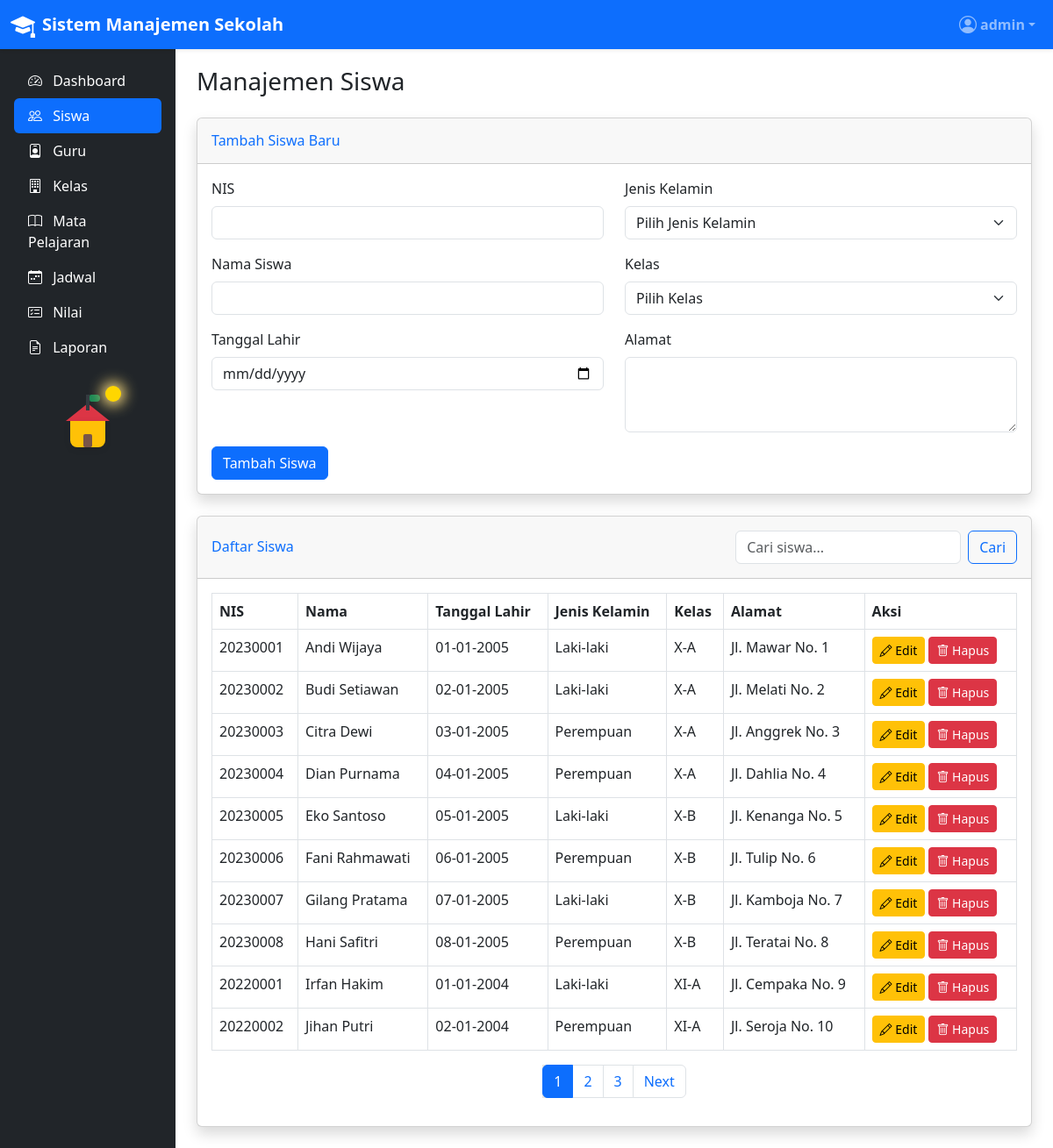
Page /admin/siswa.php (signed in) on the earlier database version.
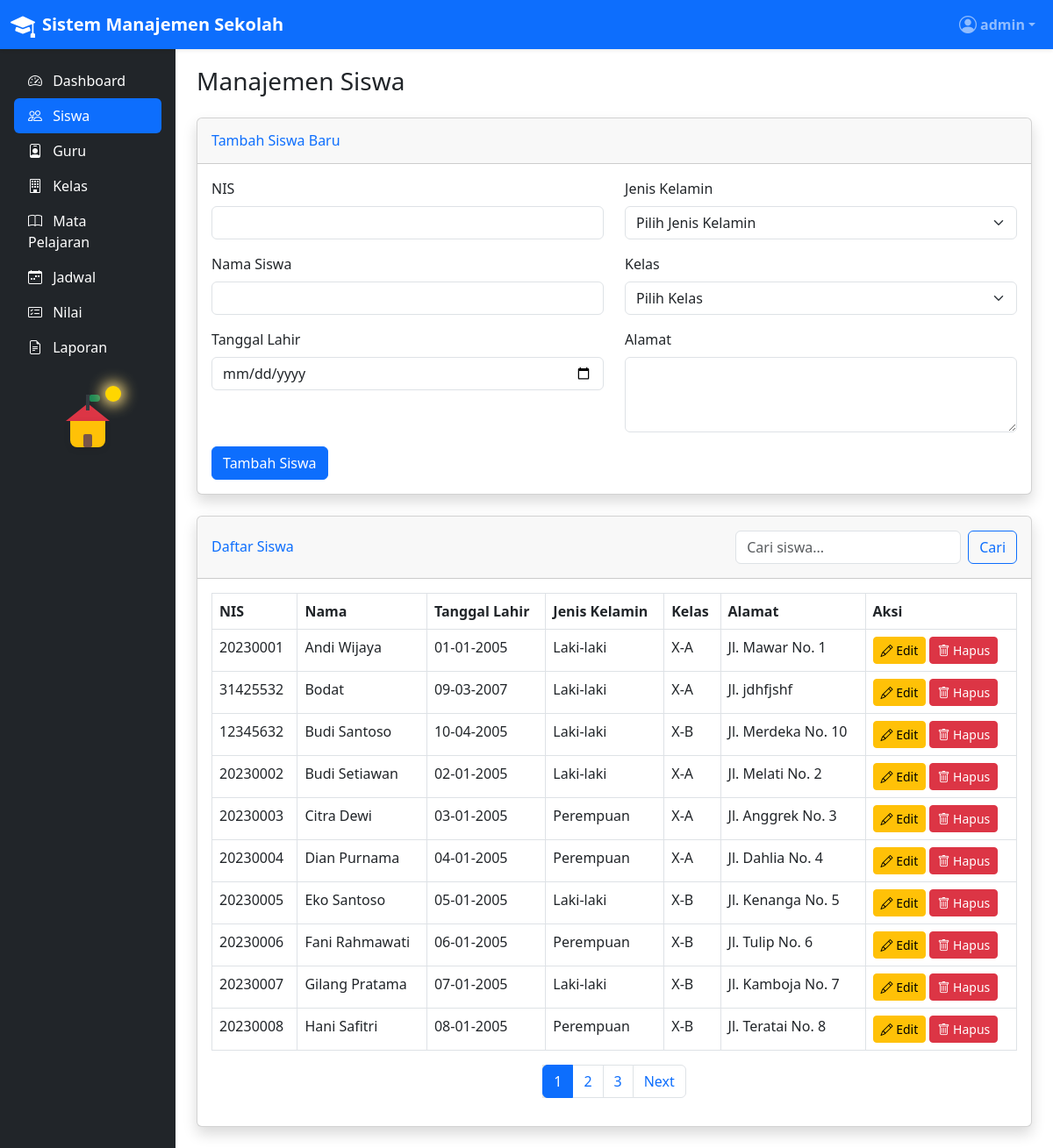
Same page on the later database version.
### tables this page shows
CREATE TABLE `siswa` (
  `id_siswa` int NOT NULL,
  `nis` varchar(20) NOT NULL,
  `nama_siswa` varchar(100) NOT NULL,
  `tanggal_lahir` date NOT NULL,
  `jenis_kelamin` enum('L','P') NOT NULL,
  `alamat` text NOT NULL,
  `id_kelas` int DEFAULT NULL
);

CREATE TABLE `kelas` (
  `id_kelas` int NOT NULL,
  `nama_kelas` varchar(20) NOT NULL,
  `tahun_ajaran` varchar(9) NOT NULL
);

### config/init.php (called while the page is built, shortened)
<?php
function getCurrentPage() {
    return basename($_SERVER['PHP_SELF']);
}
?>

### admin/siswa.php (the view, shortened to what this page needs)
<?php
require_once '../config/init.php';
$siswa = [];
try {
    $stmt = $conn->query("SELECT id_kelas, nama_kelas FROM kelas ORDER BY nama_kelas");
} catch(PDOException $e) {
    $error = "Error: " . $e->getMessage();
}
$page = isset($_GET['page']) ? (int)$_GET['page'] : 1;
$limit = 10;
$offset = ($page - 1) * $limit;
$search = isset($_GET['search']) ? sanitize($_GET['search']) : '';
try {
    if (!empty($search)) {
        $stmt = $conn->prepare("
            SELECT COUNT(*) FROM siswa s
            LEFT JOIN kelas k ON s.id_kelas = k.id_kelas
            WHERE s.nis LIKE ? OR s.nama_siswa LIKE ? OR k.nama_kelas LIKE ?
        ");
        $stmt->execute(["%$search%", "%$search%", "%$search%"]);
    } else {
        $stmt = $conn->query("SELECT COUNT(*) FROM siswa");
    }
    $totalRecords = $stmt->fetchColumn();
    $totalPages = ceil($totalRecords / $limit);
    if (!empty($search)) {
        $stmt = $conn->prepare("
            SELECT s.*, k.nama_kelas
            FROM siswa s
            LEFT JOIN kelas k ON s.id_kelas = k.id_kelas
            WHERE s.nis LIKE ? OR s.nama_siswa LIKE ? OR k.nama_kelas LIKE ?
            ORDER BY s.nama_siswa
            LIMIT ? OFFSET ?
        ");
        $stmt->bindValue(1, "%$search%", PDO::PARAM_STR);
        $stmt->bindValue(2, "%$search%", PDO::PARAM_STR);
        $stmt->bindValue(3, "%$search%", PDO::PARAM_STR);
        $stmt->bindValue(4, $limit, PDO::PARAM_INT);
        $stmt->bindValue(5, $offset, PDO::PARAM_INT);
        $stmt->execute();
    } else {
        $stmt = $conn->prepare("
            SELECT s.*, k.nama_kelas
            FROM siswa s
            LEFT JOIN kelas k ON s.id_kelas = k.id_kelas
            ORDER BY s.nama_siswa
            LIMIT ? OFFSET ?
        ");
        $stmt->bindValue(1, $limit, PDO::PARAM_INT);
        $stmt->bindValue(2, $offset, PDO::PARAM_INT);
        $stmt->execute();
    }
    $students = $stmt->fetchAll();
} catch(PDOException $e) {
    $error = "Error: " . $e->getMessage();
}
include_once '../includes/header.php';
?>
<div class="container-fluid">
    <h1 class="h3 mb-4">Manajemen Siswa</h1>
    <div class="card shadow mb-4">
        <div class="card-header py-3 d-flex justify-content-between align-items-center">
            <h6 class="m-0 font-weight-bold text-primary">
                <?php echo !empty($siswa) ? 'Edit Siswa' : 'Tambah Siswa Baru'; ?>
            </h6>
        </div>
        <div class="card-body">
            <form method="POST" action="">
                <div class="row">
                    <div class="col-md-6">
                        <div class="mb-3">
                            <label for="nis" class="form-label">NIS</label>
                            <input type="text" class="form-control" id="nis" name="nis" value="<?php echo !empty($siswa) ? $siswa['nis'] : ''; ?>" required>
                        </div>
                        <div class="mb-3">
                            <label for="nama_siswa" class="form-label">Nama Siswa</label>
                            <input type="text" class="form-control" id="nama_siswa" name="nama_siswa" value="<?php echo !empty($siswa) ? $siswa['nama_siswa'] : ''; ?>" required>
                        </div>
                        <div class="mb-3">
                            <label for="tanggal_lahir" class="form-label">Tanggal Lahir</label>
                            <input type="date" class="form-control" id="tanggal_lahir" name="tanggal_lahir" value="<?php echo !empty($siswa) ? $siswa['tanggal_lahir'] : ''; ?>" required>
                        </div>
                    </div>
                    <div class="col-md-6">
                        <div class="mb-3">
                            <label for="jenis_kelamin" class="form-label">Jenis Kelamin</label>
                            <select class="form-select" id="jenis_kelamin" name="jenis_kelamin" required>
                                <option value="">Pilih Jenis Kelamin</option>
                            </select>
                        </div>
                        <div class="mb-3">
                            <label for="id_kelas" class="form-label">Kelas</label>
                            <select class="form-select" id="id_kelas" name="id_kelas" required>
                                <option value="">Pilih Kelas</option>
                            </select>
                        </div>
                        <div class="mb-3">
                            <label for="alamat" class="form-label">Alamat</label>
                            <textarea class="form-control" id="alamat" name="alamat" rows="3" required><?php echo !empty($siswa) ? $siswa['alamat'] : ''; ?></textarea>
                        </div>
                    </div>
                </div>
                <div class="d-flex justify-content-between">
                    <button type="submit" class="btn btn-primary">
                        <?php echo !empty($siswa) ? 'Update Siswa' : 'Tambah Siswa'; ?>
                    </button>
                </div>
            </form>
        </div>
    </div>
    <div class="card shadow mb-4">
        <div class="card-header py-3 d-flex justify-content-between align-items-center">
            <h6 class="m-0 font-weight-bold text-primary">Daftar Siswa</h6>
            <form class="d-flex" method="GET" action="">
                <input class="form-control me-2" type="search" placeholder="Cari siswa..." name="search" value="<?php echo $search; ?>">
                <button class="btn btn-outline-primary" type="submit">Cari</button>
            </form>
        </div>
        <div class="card-body">
            <div class="table-responsive">
                <table class="table table-bordered" width="100%" cellspacing="0">
                    <thead>
                        <tr>
                            <th>NIS</th>
                            <th>Nama</th>
                            <th>Tanggal Lahir</th>
                            <th>Jenis Kelamin</th>
                            <th>Kelas</th>
                            <th>Alamat</th>
                            <th>Aksi</th>
                        </tr>
                    </thead>
                    <tbody>
                        <?php if (empty($students)): ?>
                            <tr>
                                <td colspan="7" class="text-center">Tidak ada data siswa</td>
                            </tr>
                        <?php else: ?>
                            <?php foreach ($students as $student): ?>
                                <tr>
                                    <td><?php echo $student['nis']; ?></td>
                                    <td><?php echo $student['nama_siswa']; ?></td>
                                    <td><?php echo date('d-m-Y', strtotime($student['tanggal_lahir'])); ?></td>
                                    <td><?php echo ($student['jenis_kelamin'] === 'L') ? 'Laki-laki' : 'Perempuan'; ?></td>
                                    <td><?php echo $student['nama_kelas']; ?></td>
                                    <td><?php echo $student['alamat']; ?></td>
                                    <td>
                                        <a href="siswa.php?edit=<?php echo $student['id_siswa']; ?>" class="btn btn-sm btn-warning">
                                            <i class="bi bi-pencil"></i> Edit
                                        </a>
                                        <a href="siswa.php?delete=<?php echo $student['id_siswa']; ?>" class="btn btn-sm btn-danger" onclick="return confirm('Apakah Anda yakin ingin menghapus siswa ini?')">
                                            <i class="bi bi-trash"></i> Hapus
                                        </a>
                                    </td>
                                </tr>
                            <?php endforeach; ?>
                        <?php endif; ?>
                    </tbody>
                </table>
            </div>
            <?php if ($totalPages > 1): ?>
                <nav aria-label="Page navigation">
                    <ul class="pagination justify-content-center">
                        <?php for ($i = 1; $i <= $totalPages; $i++): ?>
                            <li class="page-item <?php echo ($i === $page) ? 'active' : ''; ?>">
                                <a class="page-link" href="?page=<?php echo $i; ?><?php echo !empty($search) ? '&search=' . $search : ''; ?>">
                                    <?php echo $i; ?>
                                </a>
                            </li>
                        <?php endfor; ?>
                        <?php if ($page < $totalPages): ?>
                            <li class="page-item">
                                <a class="page-link" href="?page=<?php echo $page + 1; ?><?php echo !empty($search) ? '&search=' . $search : ''; ?>">
                                    Next
                                </a>
                            </li>
                        <?php endif; ?>
                    </ul>
                </nav>
            <?php endif; ?>
        </div>
    </div>
</div>
<?php
include_once '../includes/footer.php';
?>

### includes/header.php (shortened to what this page needs)
<!DOCTYPE html>
<html lang="id">
<head>
    <link href="https://cdn.jsdelivr.net/npm/bootstrap@5.3.0-alpha1/dist/css/bootstrap.min.css" rel="stylesheet">
    <link rel="stylesheet" href="https://cdn.jsdelivr.net/npm/bootstrap-icons@1.10.0/font/bootstrap-icons.css">
</head>
<body>
    <nav class="navbar navbar-expand-lg navbar-dark bg-primary shadow-sm">
        <div class="container-fluid">
            <a class="navbar-brand d-flex align-items-center" href="../admin/dashboard.php">
                <i class="bi bi-mortarboard-fill fs-3 me-2"></i>
                <span class="fw-bold">Sistem Manajemen Sekolah</span>
            </a>
            <div class="collapse navbar-collapse" id="navbarNav">
                <ul class="navbar-nav ms-auto align-items-center">
                    <li class="nav-item dropdown">
                        <a class="nav-link dropdown-toggle d-flex align-items-center" href="#" id="navbarDropdown" role="button" data-bs-toggle="dropdown">
                            <i class="bi bi-person-circle fs-5 me-1"></i>
                            <span class="fw-semibold"><?php echo htmlspecialchars($_SESSION['username']); ?></span>
                        </a>
                    </li>
                </ul>
            </div>
        </div>
    </nav>
    <div class="container-fluid">
        <div class="row">
            <div class="col-md-2 p-0 bg-dark sidebar">
                <div class="d-flex flex-column flex-shrink-0 p-3 text-white">
                    <ul class="nav nav-pills flex-column mb-auto">
                        <li class="nav-item">
                            <a href="../admin/dashboard.php" class="nav-link text-white <?php echo (getCurrentPage() == 'dashboard.php') ? 'active' : ''; ?>">
                                <i class="bi bi-speedometer2 me-2"></i> Dashboard
                            </a>
                        </li>
                        <li>
                            <a href="../admin/siswa.php" class="nav-link text-white <?php echo (getCurrentPage() == 'siswa.php') ? 'active' : ''; ?>">
                                <i class="bi bi-people me-2"></i> Siswa
                            </a>
                        </li>
                        <li>
                            <a href="../admin/guru.php" class="nav-link text-white <?php echo (getCurrentPage() == 'guru.php') ? 'active' : ''; ?>">
                                <i class="bi bi-person-badge me-2"></i> Guru
                            </a>
                        </li>
                        <li>
                            <a href="../admin/kelas.php" class="nav-link text-white <?php echo (getCurrentPage() == 'kelas.php') ? 'active' : ''; ?>">
                                <i class="bi bi-building me-2"></i> Kelas
                            </a>
                        </li>
                        <li>
                            <a href="../admin/mata-pelajaran.php" class="nav-link text-white <?php echo (getCurrentPage() == 'mata-pelajaran.php') ? 'active' : ''; ?>">
                                <i class="bi bi-book me-2"></i> Mata Pelajaran
                            </a>
                        </li>
                        <li>
                            <a href="../admin/jadwal.php" class="nav-link text-white <?php echo (getCurrentPage() == 'jadwal.php') ? 'active' : ''; ?>">
                                <i class="bi bi-calendar-week me-2"></i> Jadwal
                            </a>
                        </li>
                        <li>
                            <a href="../admin/nilai.php" class="nav-link text-white <?php echo (getCurrentPage() == 'nilai.php') ? 'active' : ''; ?>">
                                <i class="bi bi-card-checklist me-2"></i> Nilai
                            </a>
                        </li>
                        <li>
                            <a href="../admin/laporan.php" class="nav-link text-white <?php echo (getCurrentPage() == 'laporan.php') ? 'active' : ''; ?>">
                                <i class="bi bi-file-earmark-text me-2"></i> Laporan
                            </a>
                        </li>
                    </ul>
                    <div class="mt-4 text-center">
                        <div class="school-animation">
                            <div class="school-roof"></div>
                            <div class="school-door"></div>
                            <div class="school-flag"></div>
                            <div class="school-sun"></div>
                        </div>
                    </div>
                </div>
            </div>
            <div class="col-md-10 main-content">

### includes/footer.php (shortened to what this page needs)
            </div>
        </div>
    </div>
</body>
</html>

### includes/header.php (style rules this page uses)
body { padding-top: 56px; overflow-x: hidden; }
.navbar { position: fixed; top: 0; right: 0; left: 0; z-index: 1030; height: 56px; }
.sidebar { position: fixed; top: 56px; bottom: 0; left: 0; width: 16.67%; z-index: 1020; overflow-y: auto; overflow-x: hidden; }
.main-content { margin-left: 16.67%; padding-top: 20px; min-height: calc(100vh - 56px); overflow-y: auto; }
.active { background-color: rgba(0, 0, 0, 0.1); }
.school-animation { position: relative; width: 80px; height: 80px; margin: 0 auto; }
.school-roof { position: absolute; top: 20px; left: 15px; width: 50px; height: 0; border-left: 25px solid transparent; border-right: 25px solid transparent; border-bottom: 20px solid #dc3545; animation: roof-bounce 1.5s infinite; }
.school-door { position: absolute; top: 55px; left: 35px; width: 10px; height: 15px; background: #795548; border-radius: 2px; animation: door-swing 1.5s infinite; }
.school-flag { position: absolute; top: 10px; left: 38px; width: 4px; height: 18px; background: #343a40; }
.school-flag:after { content: ''; position: absolute; left: 4px; top: 0; width: 12px; height: 8px; background: #198754; border-radius: 2px 4px 4px 2px; animation: flag-wave 1.5s infinite linear; }
.school-sun { position: absolute; top: 0; left: 60px; width: 18px; height: 18px; background: #ffd600; border-radius: 50%; box-shadow: 0 0 16px 4px #ffe082; animation: sun-spin 4s linear infinite; }

Differences in the rows shown:
no longer on this page (row unchanged): siswa: nis "20220001", nama_siswa "Irfan Hakim", tanggal_lahir "01-01-2004", jenis_kelamin "Laki-laki", id_kelas.nama_kelas "XI-A", alamat "Jl. Cempaka No. 9"
no longer on this page (row unchanged): siswa: nis "20220002", nama_siswa "Jihan Putri", tanggal_lahir "02-01-2004", jenis_kelamin "Perempuan", id_kelas.nama_kelas "XI-A", alamat "Jl. Seroja No. 10"
added siswa: nis "31425532", nama_siswa "Bodat", tanggal_lahir "09-03-2007", jenis_kelamin "Laki-laki", id_kelas.nama_kelas "X-A", alamat "Jl. jdhfjshf"
added siswa: nis "12345632", nama_siswa "Budi Santoso", tanggal_lahir "10-04-2005", jenis_kelamin "Laki-laki", id_kelas.nama_kelas "X-B", alamat "Jl. Merdeka No. 10"
